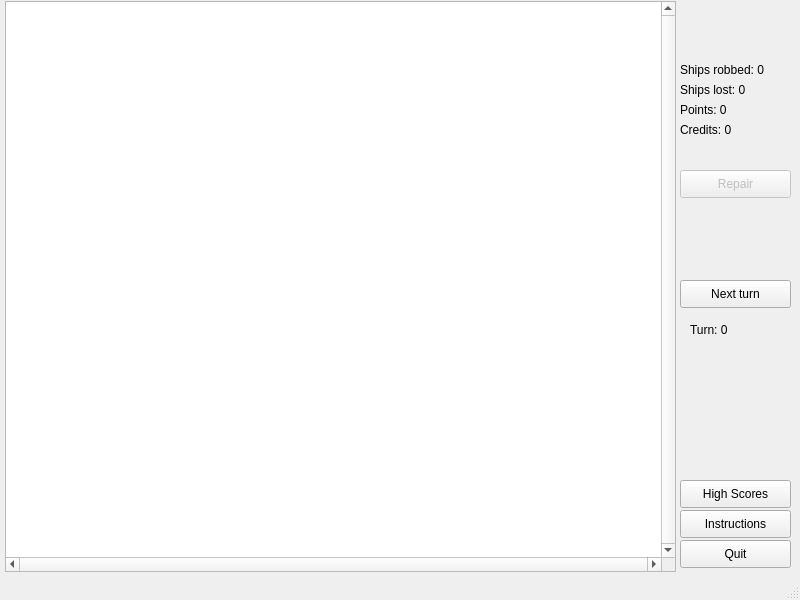
<?xml version="1.0" encoding="UTF-8"?>
<ui version="4.0">
 <class>MainWindow</class>
 <widget class="QMainWindow" name="MainWindow">
  <property name="geometry">
   <rect>
    <x>0</x>
    <y>0</y>
    <width>800</width>
    <height>600</height>
   </rect>
  </property>
  <property name="windowTitle">
   <string>Galaxy Quest - Kyllä se mun koneella käänty - TIE-02041 - Fall 2017</string>
  </property>
  <property name="statusTip">
   <string/>
  </property>
  <widget class="QWidget" name="centralwidget">
   <widget class="QPushButton" name="button_quit">
    <property name="geometry">
     <rect>
      <x>680</x>
      <y>540</y>
      <width>111</width>
      <height>28</height>
     </rect>
    </property>
    <property name="toolTip">
     <string/>
    </property>
    <property name="statusTip">
     <string>Quit the game.</string>
    </property>
    <property name="text">
     <string>Quit</string>
    </property>
   </widget>
   <widget class="QGraphicsView" name="mapview">
    <property name="geometry">
     <rect>
      <x>5</x>
      <y>1</y>
      <width>671</width>
      <height>571</height>
     </rect>
    </property>
    <property name="verticalScrollBarPolicy">
     <enum>Qt::ScrollBarAlwaysOn</enum>
    </property>
    <property name="horizontalScrollBarPolicy">
     <enum>Qt::ScrollBarAlwaysOn</enum>
    </property>
    <property name="backgroundBrush">
     <brush brushstyle="SolidPattern">
      <color alpha="255">
       <red>0</red>
       <green>0</green>
       <blue>0</blue>
      </color>
     </brush>
    </property>
    <property name="dragMode">
     <enum>QGraphicsView::ScrollHandDrag</enum>
    </property>
   </widget>
   <widget class="QLabel" name="label_savedships">
    <property name="geometry">
     <rect>
      <x>680</x>
      <y>60</y>
      <width>111</width>
      <height>20</height>
     </rect>
    </property>
    <property name="text">
     <string>Ships robbed: 0</string>
    </property>
    <property name="alignment">
     <set>Qt::AlignLeading|Qt::AlignLeft|Qt::AlignVCenter</set>
    </property>
   </widget>
   <widget class="QLabel" name="label_lostships">
    <property name="geometry">
     <rect>
      <x>680</x>
      <y>80</y>
      <width>111</width>
      <height>20</height>
     </rect>
    </property>
    <property name="text">
     <string>Ships lost: 0</string>
    </property>
    <property name="alignment">
     <set>Qt::AlignLeading|Qt::AlignLeft|Qt::AlignVCenter</set>
    </property>
   </widget>
   <widget class="QLabel" name="label_credits">
    <property name="geometry">
     <rect>
      <x>680</x>
      <y>120</y>
      <width>91</width>
      <height>20</height>
     </rect>
    </property>
    <property name="text">
     <string>Credits: 0</string>
    </property>
   </widget>
   <widget class="QLabel" name="label_points">
    <property name="geometry">
     <rect>
      <x>680</x>
      <y>100</y>
      <width>81</width>
      <height>20</height>
     </rect>
    </property>
    <property name="text">
     <string>Points: 0</string>
    </property>
   </widget>
   <widget class="QPushButton" name="button_nextTurn">
    <property name="geometry">
     <rect>
      <x>680</x>
      <y>280</y>
      <width>111</width>
      <height>28</height>
     </rect>
    </property>
    <property name="statusTip">
     <string>Advance the game by one turn.</string>
    </property>
    <property name="text">
     <string>Next turn</string>
    </property>
   </widget>
   <widget class="QLabel" name="label_turncounter">
    <property name="geometry">
     <rect>
      <x>690</x>
      <y>320</y>
      <width>62</width>
      <height>20</height>
     </rect>
    </property>
    <property name="text">
     <string>Turn: 0</string>
    </property>
   </widget>
   <widget class="QPushButton" name="button_instructions">
    <property name="geometry">
     <rect>
      <x>680</x>
      <y>510</y>
      <width>111</width>
      <height>28</height>
     </rect>
    </property>
    <property name="statusTip">
     <string>Show instructions.</string>
    </property>
    <property name="text">
     <string>Instructions</string>
    </property>
   </widget>
   <widget class="QPushButton" name="button_repair">
    <property name="enabled">
     <bool>false</bool>
    </property>
    <property name="geometry">
     <rect>
      <x>680</x>
      <y>170</y>
      <width>111</width>
      <height>28</height>
     </rect>
    </property>
    <property name="statusTip">
     <string>Repair your broken engine.</string>
    </property>
    <property name="text">
     <string>Repair</string>
    </property>
   </widget>
   <widget class="QPushButton" name="button_highscore">
    <property name="geometry">
     <rect>
      <x>680</x>
      <y>480</y>
      <width>111</width>
      <height>28</height>
     </rect>
    </property>
    <property name="text">
     <string>High Scores</string>
    </property>
   </widget>
  </widget>
  <widget class="QStatusBar" name="statusbar"/>
 </widget>
 <resources/>
 <connections/>
</ui>
